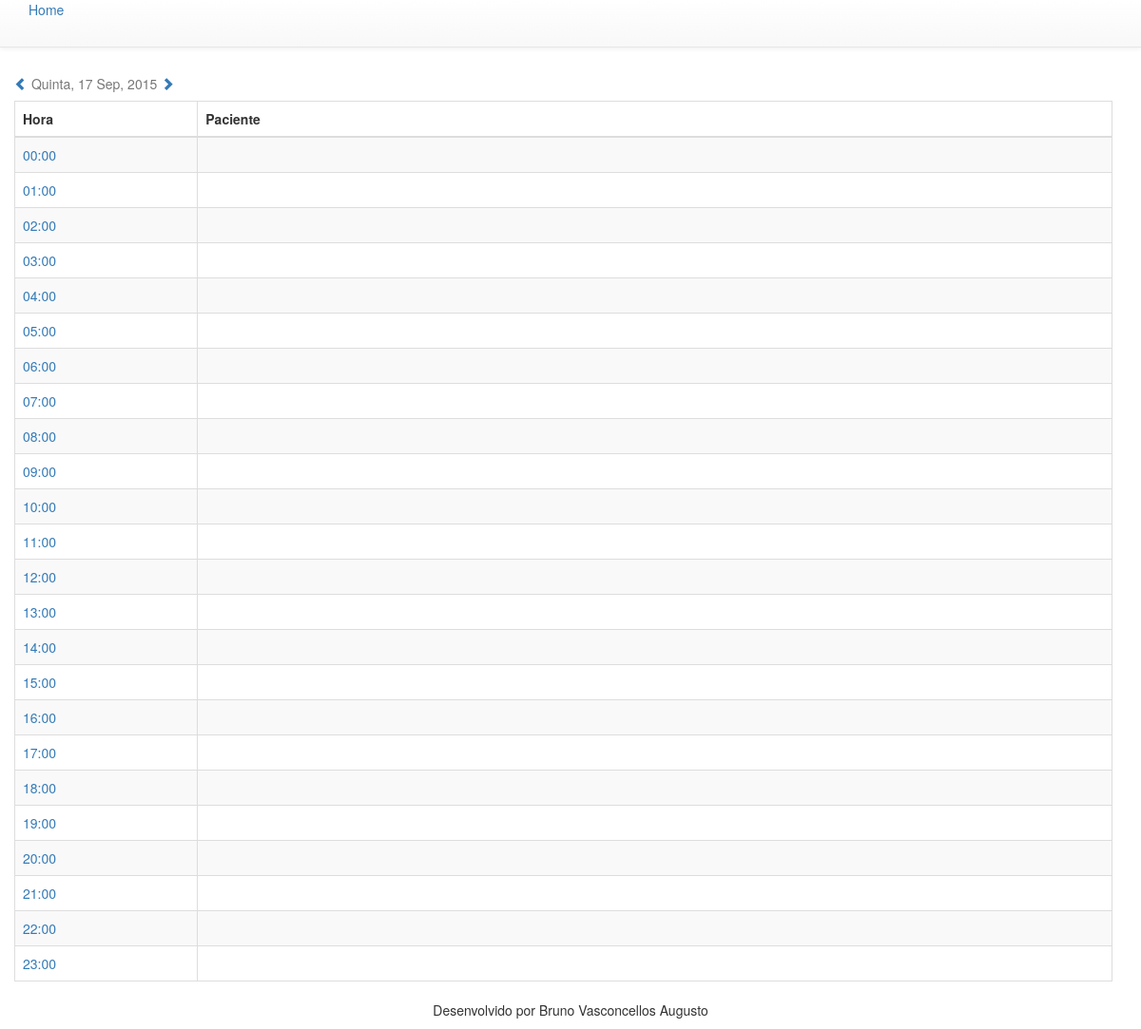
The page / on the database its author committed.
### tables this page shows
CREATE TABLE `tbhoraagenda` (
  `id` int(11) unsigned NOT NULL AUTO_INCREMENT,
  `hora` int(2) NOT NULL,
  `descricao` varchar(10) NOT NULL,
  PRIMARY KEY (`id`)
);

### application/controllers/Home.php (called while the page is built, shortened)
<?php
class Home extends CI_Controller {
	public function index(){
		$this->load->helper('url');
		$title = "Sistema de Agendamento";
		$data['url_title'] = url_title($title,' ');
		$this->load->model('AgendaModel');
		if($this->uri->segment(3)){
			$dataUrl = $this->uri->segment(3);
		}else{
			$dataUrl 	= $this->AgendaModel->geraDataUrl();
		}
		$getAgenda 	= $this->AgendaModel->getAgenda($dataUrl);
		$diaSemana 	= $this->AgendaModel->getDiaSemana($dataUrl);
		$diaMes 	= $this->AgendaModel->getDiaMes($dataUrl);
		$data['agenda'] 	= $getAgenda;
		$data['dataUrl'] 	= $dataUrl;
		$data['diaSemana']	= $diaSemana;
		$data['diaMes']		= $diaMes;
		$this->load->view('home/index', $data);
	}
}

### index.php (called while the page is built, shortened)
<?php
require_once BASEPATH.'core/CodeIgniter.php';

### application/models/AgendaModel.php (called while the page is built, shortened)
<?php
	class AgendaModel extends CI_Model {
		public function getAgenda($dataUrl = null){
			if(!$dataUrl){
				$dataUrl = 'CURDATE()';
			}else{
				$dataUrl = "'$dataUrl'";
			}
			$sql = "SELECT
						T1.hora,T1.descricao,
						T2.id AS id_agendamento,T2.status,
						T2.data_agendamento,
						DATE_FORMAT(T2.hora_agendamento,'%H:%i') AS hora_agendamento,
						T3.nome AS nome_pacimente
					FROM
						tbhoraagenda T1
						LEFT OUTER JOIN tbagendamento T2 ON T2.id_hora = T1.hora AND T2.data_agendamento = $dataUrl AND T2.status = 'A'
						LEFT OUTER JOIN tbpaciente T3 ON T3.id_agendamento = T2.id
						ORDER BY T1.hora
					";
			$query = $this->db->query($sql);
			return $query->result ();
		}
		public function getDiaSemana($diaSemana){
			$diaSemana = date( 'N', strtotime( $diaSemana ) );
			switch ($diaSemana) {
				case 4:
					$diaSemana = 'Quinta';
					break;
			}
			return $diaSemana;
		}
		public function geraDataUrl($dataUrl = null, $dias = null){
			if(!$dias){
				$dataUrl = date('Y-m-d');
			}else{
				$dataUrl 	= date('Y-m-d', strtotime($dias." days",strtotime($dataUrl)));
			}
			return $dataUrl = $dataUrl;
		}
		public function getDiaMes($diaMes){
			$diaMes = date( 'd M, Y', strtotime( $diaMes ) );
			return $diaMes;
		}
	}
?>

### application/views/home/index.php (the view, shortened to what this page needs)
<?php
	$this->load->view('page/header');
	$beforeUrl = array('home','index',$this->AgendaModel->geraDataUrl($dataUrl,-1));
	$afterUrl  = array('home','index',$this->AgendaModel->geraDataUrl($dataUrl,+1));
?>
<div class="container">
	<div class="table-responsive">
		<table class="table table-bordered table-striped">
			<caption>
				<a href="<?=base_url($beforeUrl)?>"><span class="glyphicon glyphicon-chevron-left" aria-hidden="true"></span></a>
				<span><?=$diaSemana?>, <?=$diaMes?></span>
				<a href="<?=base_url($afterUrl)?>"><span class="glyphicon glyphicon-chevron-right" aria-hidden="true"></span></a>
			</caption>
			<thead>
				<tr>
					<th class="col-md-2">Hora</th>
					<th class="col-md-10">Paciente</th>
				</tr>
			</thead>
			<tbody>
				<?php
					foreach ($agenda as $key => $horaAgenda){
						$segmentos = array('agenda', 'cadastro', $dataUrl, $horaAgenda->hora);
						if(!isset($horaAgenda->data_agendamento)){
				?>
							<tr>
								<td><a href="<?=base_url($segmentos)?>" data-fancybox-type="ajax" id="horaMarcada" title="Novo Agendamento"><?=$horaAgenda->descricao?></a></td>
								<td></td>
							</tr>
				<?php
						}
					}
				?>
			</tbody>
		</table>
	</div>
</div>
<?php $this->load->view('page/footer');?>

### application/views/page/head.php (shortened to what this page needs)
<!DOCTYPE html>
<html lang="en">
<head>
	<link rel="stylesheet" href="https://maxcdn.bootstrapcdn.com/bootstrap/3.3.5/css/bootstrap.min.css">
	<link rel="stylesheet" href="https://maxcdn.bootstrapcdn.com/bootstrap/3.3.5/css/bootstrap-theme.min.css">
	<link rel="stylesheet" href="<?php echo base_url('web/css/jquery.fancybox.css')?>" type="text/css" media="screen" />
	<link rel="stylesheet" href="<?php echo base_url('web/css/global.css')?>" />
</head>
<body>

### application/views/page/header.php (shortened to what this page needs)
<?php $this->load->view('page/head');?>
<nav class="navbar navbar-default navbar-fixed-top">
	<div class="container">
		<div class="navbar-header"><a href="<?=base_url()?>">Home</a></div>
		<div id="navbar" class="collapse navbar-collapse">
		</div>
	</div>
</nav>

### application/views/page/footer.php (shortened to what this page needs)
<footer class="footer"><div class="container"><p class="text-center">Desenvolvido por Bruno Vasconcellos Augusto</p></div></footer>
</body>
</html>

### application/views/home/index.php (style rules this page uses)
body > .container { padding: 70px 15px 0 0; }

### rows shown on the page
tbhoraagenda: descricao "00:00"
tbhoraagenda: descricao "01:00"
tbhoraagenda: descricao "02:00"
tbhoraagenda: descricao "03:00"
tbhoraagenda: descricao "04:00"
tbhoraagenda: descricao "05:00"
tbhoraagenda: descricao "06:00"
tbhoraagenda: descricao "07:00"
tbhoraagenda: descricao "08:00"
tbhoraagenda: descricao "09:00"
tbhoraagenda: descricao "10:00"
tbhoraagenda: descricao "11:00"
tbhoraagenda: descricao "12:00"
tbhoraagenda: descricao "13:00"
tbhoraagenda: descricao "14:00"
tbhoraagenda: descricao "15:00"
tbhoraagenda: descricao "16:00"
tbhoraagenda: descricao "17:00"
tbhoraagenda: descricao "18:00"
tbhoraagenda: descricao "19:00"
tbhoraagenda: descricao "20:00"
tbhoraagenda: descricao "21:00"
tbhoraagenda: descricao "22:00"
tbhoraagenda: descricao "23:00"

### other values the page prints
$diaSemana "Quinta"
$diaMes "17 Sep, 2015"
